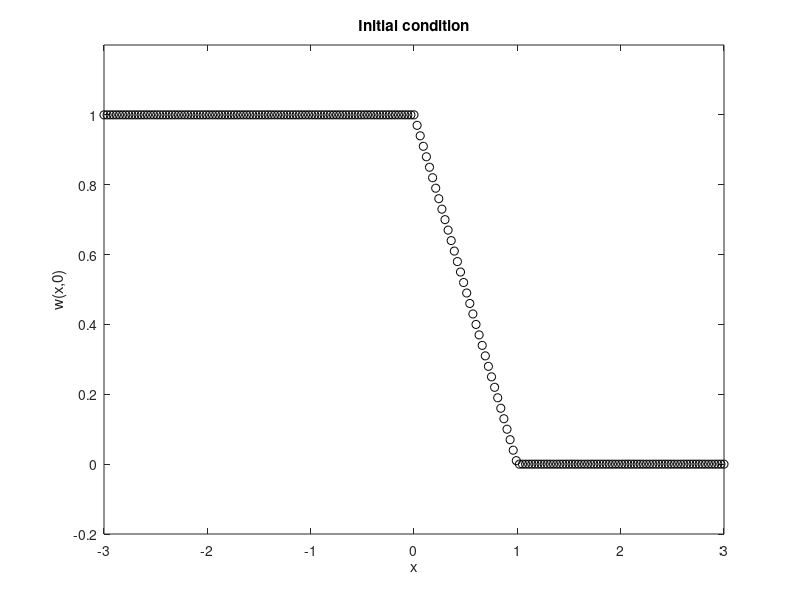

This chart was generated by the following MATLAB code: (Note: this script raises an error after producing the figure.)
function BEGQC
%%%%%%%%%%%%%%%%%%%%%%%%%%%%%%%%%%%%%%%%%%%%%%%%%%%%
%   
%   Finite volume methods for Burgers equation
%
%       w + w w =0
%        t         x
%
%   Domain: [a,b]
%
%   Riemann Problem
%
%   w0(x)=wl if x<0; w0(x)=1-x if 0<=x<1  w0(x)=wr if x>1
%
%   Transmissive boundary conditions ??
%   Deltat is obtained from CFL number
%
%   Numerical methods:
%     * Godunov method
%     * Q-scheme van Leer / Roe
%     * Centered
%
%%%%%%%%%%%%%%%%%%%%%%%%%%%%%%%%%%%%%%%%%%%%%%%%%%%%
 clear all
 clc 
 disp('---------------------------------------------')
 disp('Finite volume methods for Burgers equation')
 disp('---------------------------------------------')
 disp('w + w w =0')
 disp(' t     x')
 disp('Domain: [a,b]')
 disp('Transmissive boundary conditions')
 disp('Riemann problem for Burgers equation')
 disp('w0(x)=wl if x<0; w0(x)=1-x if 0<=x<1  w0(x)=wr if x>1')
 disp('Exact solution')
 disp('---------------------------------------------')
 a=-3;
 disp(['Lower end of the interval a = ',num2str(a)]) 
 b=3;
 disp(['Upper end of the interval b = ',num2str(b)]) 
 m=200;
 disp(['Number of nodes m=', num2str(m)]) 
 deltax=(b-a)/(m);
 
 disp(['deltax =', num2str(deltax)])
 x=[a:deltax:b];
 cfl=0.9;
 disp(['Courant number = ', num2str(cfl)])
%
 wl=1;
 %wm=1-x;
 wr=0;
%
% Deltat from Courant number
 deltat=cfl*deltax/max(abs(wl),abs(wr));
 disp(['Time step from Courant number = ',...
       num2str(deltat)])
 tmax=5;
 disp(['Time end = ', num2str(tmax)])
 mt=tmax/deltat;
disp('---------------------------------------------')
disp(['Initial condition:'])
disp(['w0(x)=',num2str(wl),' if x<0'])
disp(['w0(x)=1-x',' if 0<=x<1'])
disp(['w0(x)=',num2str(wr),' if x>1'])
%
disp('---------------------------------------------')
%
if wl>wr
        s=(wl+wr)/2;
    disp(['The speed of the shock from'])
    disp(['the Rankine Hugoniot condition s=',...
           num2str(s)])
    disp(['The exact solution is a entropy shock']) 
    disp(['w(x,t)=',num2str(wl),...
         ' if (x)/t<=',num2str(s)])
    disp(['w(x,t)=',num2str(wr),...
         ' if (x)/t>',num2str(s)])
elseif wl<wr
        s=(wl+wr)/2;
    disp(['The exact solution is a rarefaction wave'])
    disp(['w(x,t)=',num2str(wl),...
         ' if (x)/t<=',num2str(wl)])
    disp(['w(x,t)= (x)/t',...
         ' if ',num2str(wl),'<= (x)/t<=',num2str(wr)])
    disp(['w(x,t)=',num2str(wr),...
        ' if (x)/t>',num2str(wr)])
elseif wl==wr
    disp('The exact solution is')
    disp('a constant solution w(x,t)=wl')
end
disp('---------------------------------------------')
disp(['Numerical methods:'])
disp([' * Godunov'])
disp([' * Q-scheme van Leer / Roe'])
disp([' * Centered'])
% 
disp('---------------------------------------------')
%
% Plot the initial condition at [a,b] 
%
 for i=1:m+1
     if(x(i)<0)
        w0(i)=wl;
     elseif(0<=x(i)&&x(i)<1)
         w0(i)=1-x(i);
     else 
        w0(i)=wr; 
     end
 end

 wmin=min(wl,wr)-0.2; %lower limit for the y axi
 wmax=max(wl,wr)+0.2; %upper limit for the y axi
 figure(1)
 %
 plot(x,w0,'ok')
 axis([a b wmin wmax])
 xlabel('x'); ylabel('w(x,0)');
title('Initial condition');
hold off
% 
% Inicialization
%
t=0;
%
we=w0;%Exact solution
wagod=w0;% Godunov method
waq=w0;% Q-scheme (Roe=van leer for Burgers equation) 
wacen=w0;% Centered scheme
went=w0; %entropy
%
dtdx=deltat/deltax;
%
for n=1:mt
%%%%%%%%%%%%%%%%%%%%%%%%%%%%%%%%%%%%%%%%%%%%%%%%%%%%
% Godunov method
%%%%%%%%%%%%%%%%%%%%%%%%%%%%%%%%%%%%%%%%%%%%%%%%%%%%
wngod=god_btbc(wagod,dtdx,m);
%%%%%%%%%%%%%%%%%%%%%%%%%%%%%%%%%%%%%%%%%%%%%%%%%%%%
% Q-scheme 
%%%%%%%%%%%%%%%%%%%%%%%%%%%%%%%%%%%%%%%%%%%%%%%%%%%%
wnq=qscheme_btbc(waq,dtdx,m);
%%%%%%%%%%%%%%%%%%%%%%%%%%%%%%%%%%%%%%%%%%%%%%%%%%%%
% Centered scheme 
%%%%%%%%%%%%%%%%%%%%%%%%%%%%%%%%%%%%%%%%%%%%%%%%%%%%
wncen=centered_scheme(wacen,dtdx,m);
%%%%%%%%%%%%%%%%%%%%%%%%%%%%%%%%%%%%%%%%%%%%%%%%%%%%
% Entropy
%%%%%%%%%%%%%%%%%%%%%%%%%%%%%%%%%%%%%%%%%%%%%%%%%%%%
went = entropia(wngod,t,x,m);
%%%%%%%%%%%%%%%%%%%%%%%%%%%%%%%%%%%%%%%%%%%%%%%%%%%%
%
% Exact solution
%
t=t+deltat;
we=exact_burgers(x,t,m,wl,wr);
%    
%
figure(2)
    plot(x,wngod,'-x',x,wnq,'-+',x,wncen,'-*',x,we,'-ok')
    axis([a b wmin wmax])
    xlabel('x'); ylabel('w(x,t)');
    title(['Burgers equation, t = ',num2str(t)]);
    legend('Godunov','Q-scheme','Centered','Exact solution')
    pause(0.001)
% 
figure(3)
     plot(x,abs(we-wngod),'-x',...
          x,abs(we-wnq),'-+',x,abs(we-wncen),'-*')
    xlabel('x'); ylabel('|we(x,t)-w(x,t)|');
    axis([a b wmin wmax])
    title(['Burgers equation, t = ',num2str(t)]);
    legend('Error Godunov','Error Q-scheme','Error Centered')
    %
    pause(0.001)
    % graficar entropia
 figure(4)
     plot(x,abs(went),'-x',...
          x,abs(we-wnq),'-+',x,abs(we-wncen),'-*')
    xlabel('x'); ylabel('|we(x,t)-w(x,t)|');
    axis([a b wmin wmax])
    title(['entropia, t = ',num2str(t)]);
    legend('enttt')
    %
    pause(0.001)
% Update
wagod=wngod;
waq=wnq;
wacen=wncen;
end
disp('---------------------------------------------')
disp(['Error at time t=',num2str(t)])
disp(['* Godunov (m�x(abs(we-wngod)))=',...
                      num2str( max(abs(we-wngod)) )])
disp(['* Q-scheme (m�x(abs(we-wnq)))=',...
                       num2str( max(abs(we-wnq))   )])
disp(['* Centered (m�x(abs(we-wncen)))=',...
                       num2str( max(abs(we-wncen))  )])
disp('---------------------------------------------')
disp('---------------------------------------------')

disp('finish')
